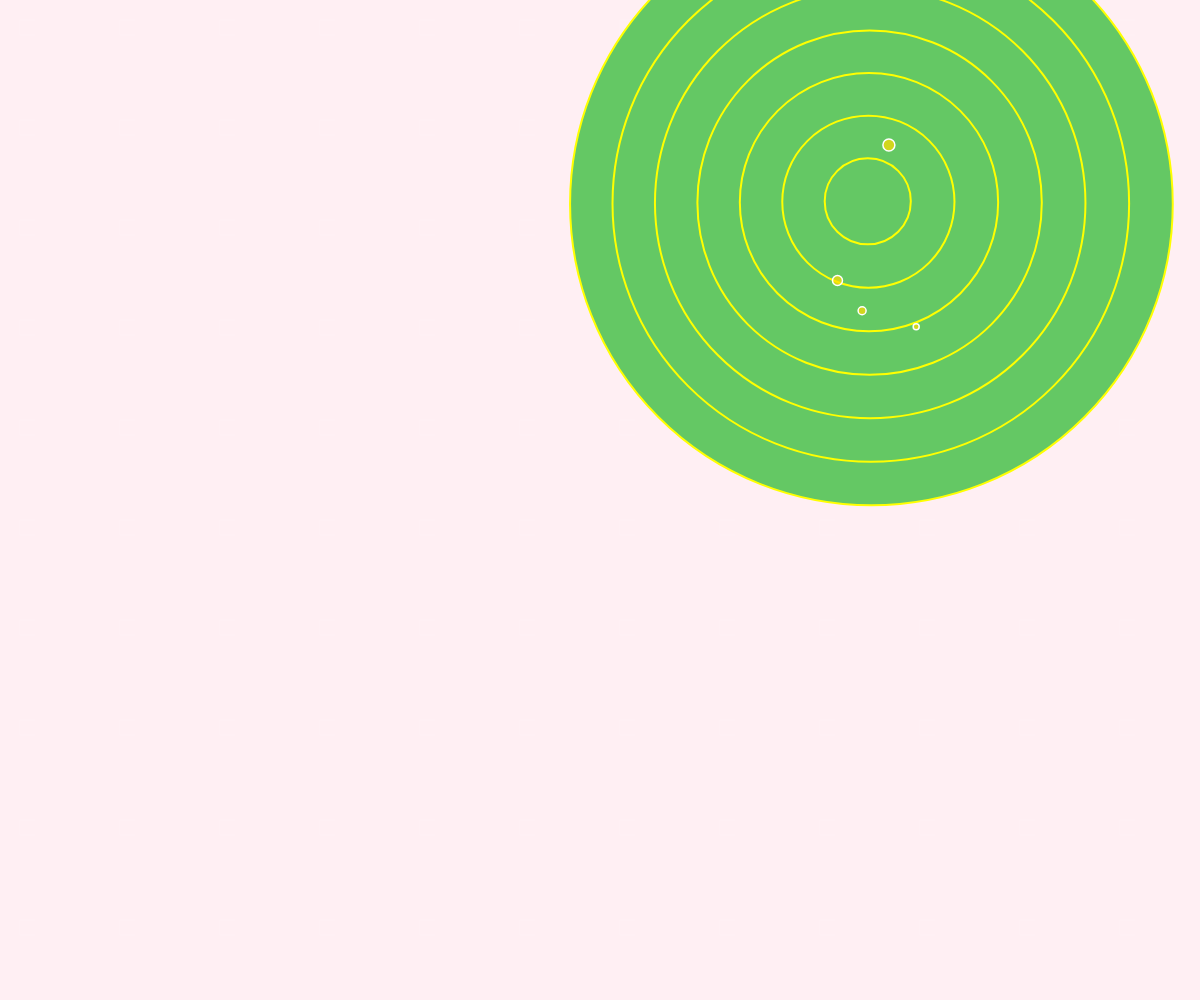
Frame 1 (no input)
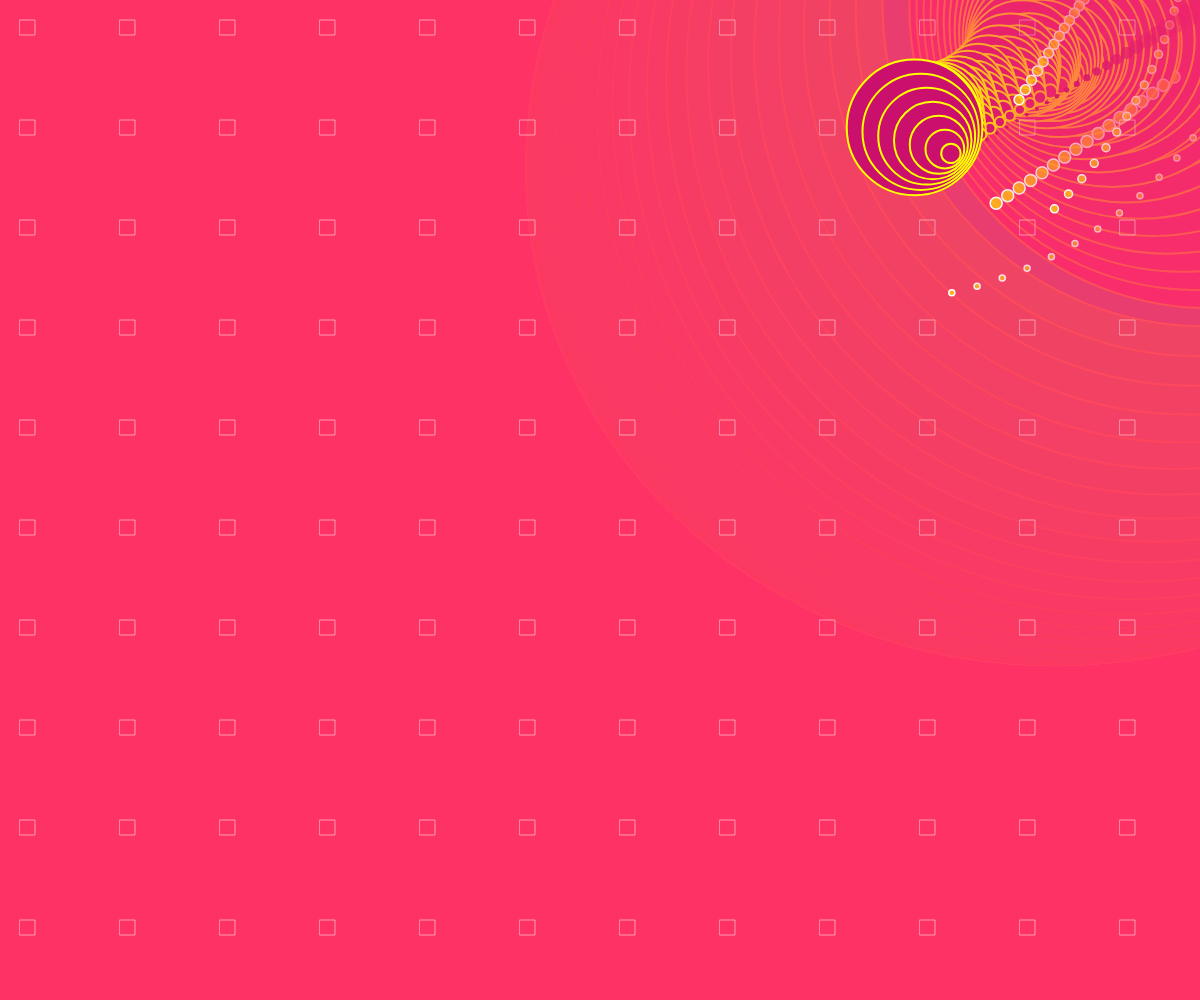
Frame 60 (no input)
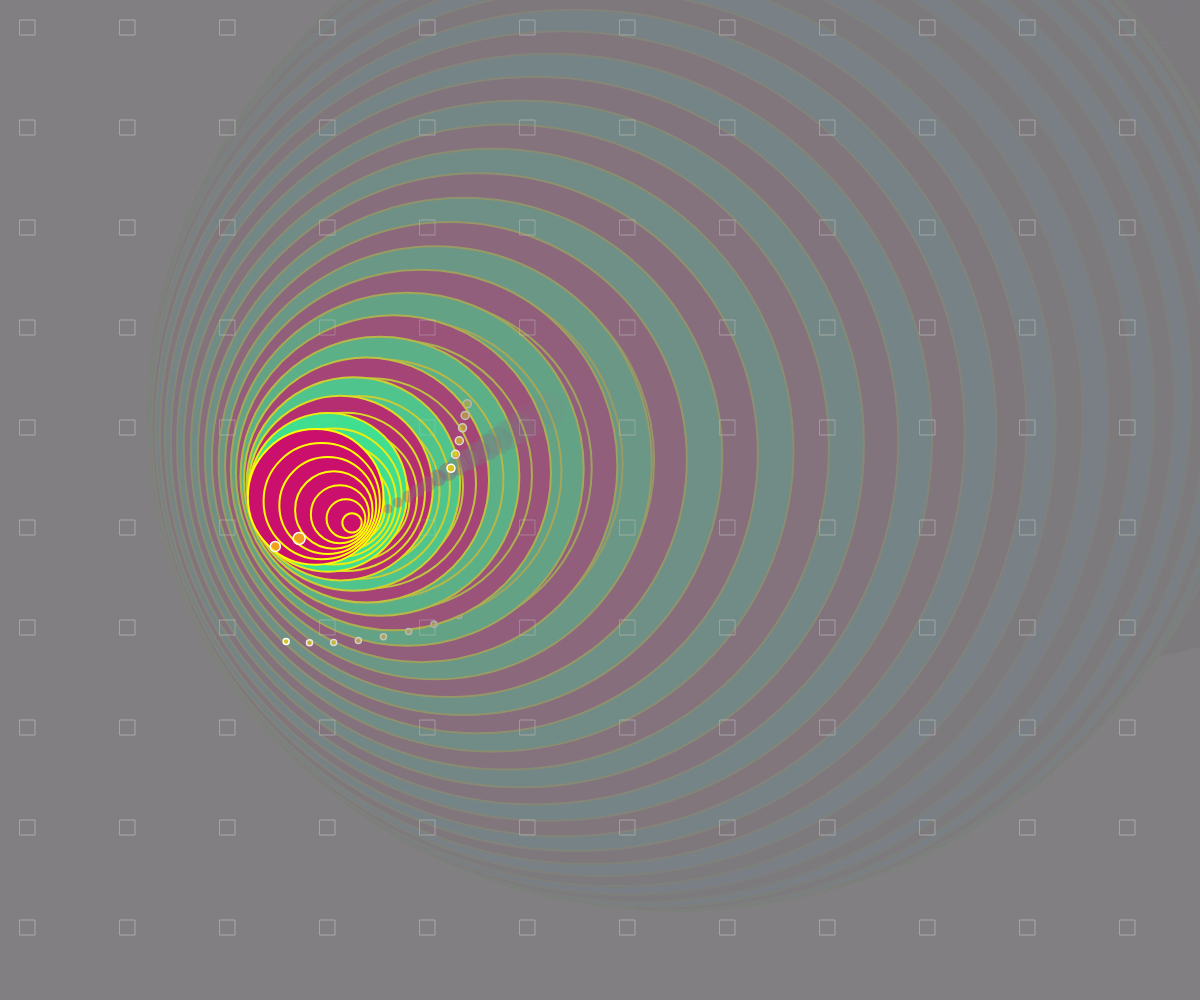
Frame 120 (the mouse pressed at the canvas centre since frame 60)

The p5.js sketch that drew these frames (run headless with seeded random() and noise() and a simulated clock; from frame 60 on, the mouse is pressed at the canvas centre):

// p5.js sketch
// ── sketch.js
// --- GLOBAL VARIABLES ---
let x, y, d, xDir, yDir, speed;
let r, g, b;
let angle, angleSpeed;

// Arrays required by prompt
let trail = [];
let satellites = [];

// CLASS required by prompt
class OrbitingSatellite {
  constructor(radius, orbitSpeed, size) {
    this.polarRadius = radius;
    this.orbitAngle = random(360);
    this.orbitSpeed = orbitSpeed;
    this.size = size;
  }

  // Uses POLAR COORDINATES (r * cos(a), r * sin(a)) - MFA requirement
  updateAndDisplay(cx, cy) {
    this.orbitAngle += this.orbitSpeed;
    
    // Polar to Cartesian conversion
    let px = cx + this.polarRadius * cos(this.orbitAngle);
    let py = cy + this.polarRadius * sin(this.orbitAngle);

    fill(255, 220, 0, 180);
    stroke(255);
    strokeWeight(1.5);
    circle(px, py, this.size);
  }
}

function setup() {
  createCanvas(windowWidth, windowHeight);
  angleMode(DEGREES);

  x = random(width);
  y = random(height);
  d = 20;

  xDir = random(-2, 2);
  yDir = random(-2, 2);
  speed = 10;

  angle = 0;
  angleSpeed = 5;

  r = 100;
  g = 200;
  b = 100;

  // Initialize objects into Array using Class
  for (let i = 0; i < 4; i++) {
    satellites.push(new OrbitingSatellite(60 + i * 25, 2 + i * 1.5, 12 - i * 2));
  }
}

function draw() {
  background(255, 60, 100, 20);

  colorInvert();

  x += xDir * speed;
  y += yDir * speed;

  keepInCanvas();

  angle += angleSpeed;
  let dynamicDiam = mapSin(angle, 10, 150);

  // Store position history in Array
  trail.push({ x: x, y: y, size: dynamicDiam * 0.3 });
  if (trail.length > 15) {
    trail.shift(); // keep array size managed
  }

  // Render trail using ARRAY iteration
  noStroke();
  for (let i = 0; i < trail.length; i++) {
    fill(r, g, b, (i / trail.length) * 100);
    circle(trail[i].x, trail[i].y, trail[i].size);
  }

  // NESTED LOOPS requirement (MFA) - Subtle background geometric grid pattern
  drawNestedGridPattern();

  // Primary shape rendering
  display(7, dynamicDiam, r, g, b);

  // Update orbiting satellites using CLASS + POLAR COORDINATES (MFA)
  for (let s of satellites) {
    s.updateAndDisplay(x, y);
  }
}

// Custom mapping helper function using sin wave
function mapSin(a, target1, target2) {
  let myMap = map(sin(a), -1, 1, target1, target2);
  return myMap;
}

// Keep shape within canvas boundaries and change color on bounce
function keepInCanvas() {
  if (x > width || x < 0) {
    randomColor();
    xDir = -xDir;
  }
  if (y > height || y < 0) {
    randomColor();
    yDir = -yDir;
  }
}

// Generate random color values
function randomColor() {
  r = random(0, 255);
  g = random(0, 255);
  b = random(0, 255);
}

// Interactive invert mode on click
function colorInvert() {
  if (mouseIsPressed) {
    background(0, 195, 155, 20);
    r = 255 - r;
    g = 255 - g;
    b = 255 - b;
  }
}

// Render nested primary concentric circles
function display(numShapes, diam, cr, cg, cb) {
  for (let i = numShapes; i > 0; i--) {
    let offSetX = mapSin(angle, -5, 5);
    let offSetY = mapSin(angle, -7, 7);
    fill(cr, cg, cb);
    stroke('yellow');
    strokeWeight(2);
    circle(x + offSetY * i, y + offSetX * i, diam * i);
  }
}

// MFA Requirement: NESTED LOOPS background motif
function drawNestedGridPattern() {
  stroke(255, 30);
  strokeWeight(0.5);
  noFill();
  let step = 100;
  for (let gx = 20; gx < width; gx += step) {
    for (let gy = 20; gy < height; gy += step) {
      rect(gx, gy, 15, 15);
    }
  }
}

function windowResized() {
  resizeCanvas(windowWidth, windowHeight);
}
